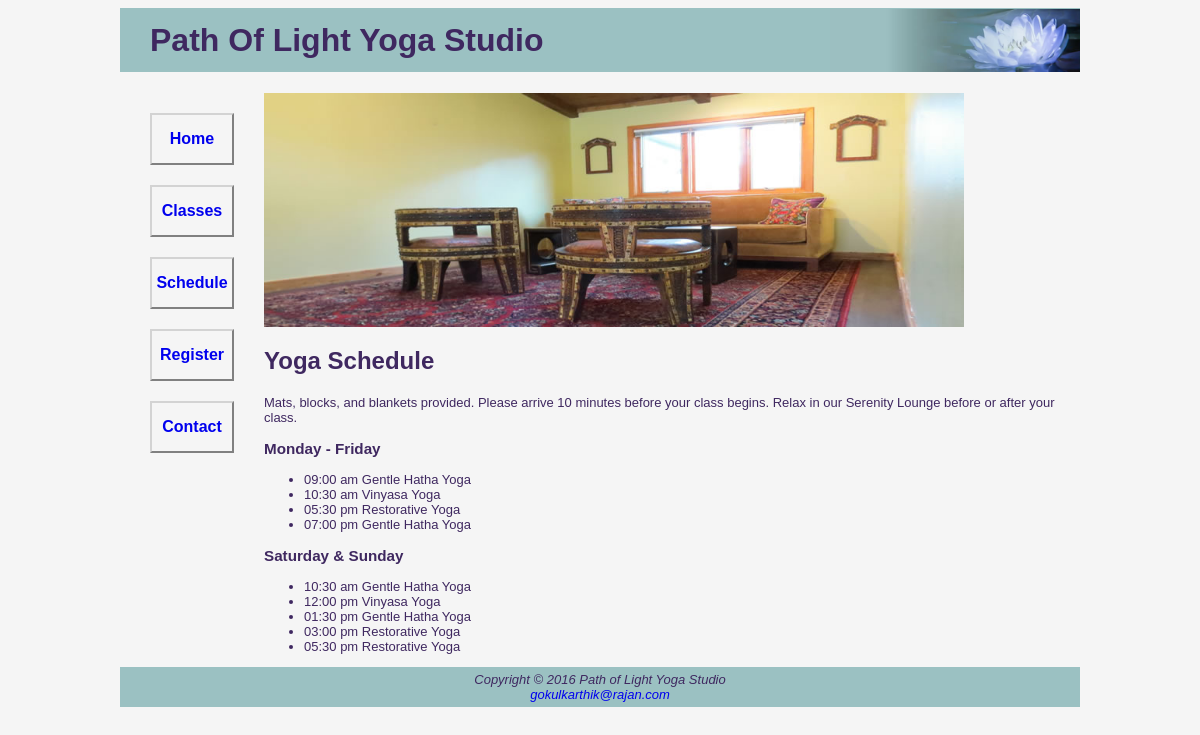
Page /schedule.php on the committed database.
### tables this page shows
CREATE TABLE IF NOT EXISTS `schedule` (
  `timeid` int(11) NOT NULL,
  `classid` int(11) NOT NULL,
  `daysid` int(11) NOT NULL,
  KEY `timeid` (`timeid`),
  KEY `classid` (`classid`),
  KEY `daysid` (`daysid`)
);

CREATE TABLE IF NOT EXISTS `time` (
  `timeid` int(11) NOT NULL AUTO_INCREMENT,
  `time` datetime NOT NULL,
  PRIMARY KEY (`timeid`),
  KEY `timeIdIndex` (`timeid`)
);

CREATE TABLE IF NOT EXISTS `class` (
  `classid` int(11) NOT NULL AUTO_INCREMENT,
  `classname` varchar(20) NOT NULL,
  `description` varchar(500) NOT NULL,
  PRIMARY KEY (`classid`),
  KEY `classidindex` (`classid`)
);

### schedule.php (the view, shortened to what this page needs)
<html>
  <head>
	 <link rel = "stylesheet" href = "yoga.css" />
  </head>
  <body id = "wrapper">
	 <div id = "div_main">
			<header>
				<h1>Path Of Light Yoga Studio</h1>
			</header>
			<div id="content">
					<div id = "div1">
						<nav>
							<ul id ="list">
								<li><a href='index.php'>Home</a></li>
								<li><a href='classes.php'>Classes</a></li>
								<li><a href='schedule.php'>Schedule</a></li>
								<li><a href='register.php'>Register</a></li>
								<li><a href='contact.php'>Contact</a></li>
							</ul>
						</nav>
					</div>
					<div id = "div5">
						<div id = "div5_top">
							<img id ='image3' src= "yogalounge.jpg"><br>
						</div>
						<div id ="div5_bottom">
							<h2>Yoga Schedule</h2>
							<font size = -1>
							<P> Mats, blocks, and blankets provided. Please arrive 10 minutes before your class begins. Relax in our Serenity Lounge before or after your class.</P>
							<h3>Monday - Friday</h3>
							<ul>
								<?php
									$servername = "localhost";
									$username = "root";
									$password = "";
									$connection = new PDO("mysql:host=$servername;dbname=light_yoga", $username, $password);
									$sql = 'SELECT * FROM schedule S,time T, class C, days D WHERE T.timeid = S.timeid AND C.classid = S.classid AND D.daysid = S.daysid AND D.daysname in ("Monday") ORDER BY T.time';
									$statement = $connection->prepare($sql);
									$statement->execute();
									$result = $statement->fetchAll();
									foreach ($result as $row) {
								?>
									<li><?php echo date('h:i a', strtotime( $row['time']));?> <?php echo $row['classname'];?> </li>
								<?php
									}
								?>
							</ul>
							<h3>Saturday & Sunday</h3>
							<ul>
								<?php
									$sql = 'SELECT * FROM schedule S,time T, class C, days D WHERE T.timeid = S.timeid AND C.classid = S.classid AND D.daysid = S.daysid AND D.daysname in ("Sunday") ORDER BY T.time';
									$statement = $connection->prepare($sql);
									$statement->execute();
									$result = $statement->fetchAll();
									foreach ($result as $row) {
								?>
									<li><?php echo date('h:i a', strtotime( $row['time']));?> <?php echo $row['classname'];?> </li>
								<?php
									}
								?>
							</ul></font>
					</div>
				</div>
			</div>
      <footer>
	  	 	Copyright &copy; 2016 Path of Light Yoga Studio<br>
	  	 	<a href='mailto:gokulkarthik@rajan.com'>gokulkarthik@rajan.com</a>
	  	</footer>
  </body>
</html>

### yoga.css (style rules this page uses)
#wrapper { width: 80%; margin-left: auto; margin-right: auto; }
body { background-color: #F5F5F5; color: #3F2860 ; font-family: "Verdana","Arial", "sans-serif"; }
h1 { background-color: #9BC1C2; background-image: url('lilyheader.jpg'); background-position: right; background-repeat: no-repeat; background-size: 250px; text-align: left; padding-left: 30px; line-height: 200%; }
a { text-decoration: none; }
footer { text-align: center; background-color: #9BC1C2; text-align: center; font-style: italic; font-size: small; padding: 5px; }
#div_main { width: 100%; }
#content { overflow: auto; }
nav { text-align: center; font-weight: bold; color: #3F2860 ; }
#div1 { float: left; width: 15%; text-align: center; font-weight: bold; }
#list { list-style-type: none; margin: 10px; padding: 0; }
#list li { text-align: center; padding-top: 15px; padding-bottom: 15px; margin: 20px; border-left: 2px solid lightgray; border-top: 2px solid lightgray; border-right: 2px solid gray; border-bottom: 2px solid gray; }
#div5 { float: left; width: 85%; }
#image3 { width: 700px; }

### rows in the picture
schedule: timeid.time "09:00 am", classid.classname "Gentle Hatha Yoga"
schedule: timeid.time "10:30 am", classid.classname "Vinyasa Yoga"
schedule: timeid.time "05:30 pm", classid.classname "Restorative Yoga"
schedule: timeid.time "07:00 pm", classid.classname "Gentle Hatha Yoga"
schedule: timeid.time "10:30 am", classid.classname "Gentle Hatha Yoga"
schedule: timeid.time "12:00 pm", classid.classname "Vinyasa Yoga"
schedule: timeid.time "01:30 pm", classid.classname "Gentle Hatha Yoga"
schedule: timeid.time "03:00 pm", classid.classname "Restorative Yoga"
schedule: timeid.time "05:30 pm", classid.classname "Restorative Yoga"
